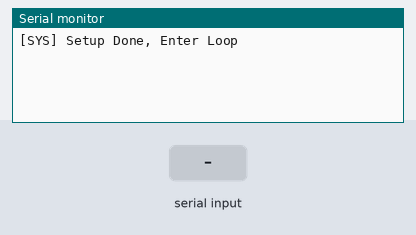
This sketch was run on a simulated Arduino Uno, built with avr-gcc and run on an emulated ATmega328P. Parts: the last lines printed to the serial monitor. Inputs (shaded band) come from the test bench.

Above: at 1.2 s.
1.3 s: "1" received over Serial
At 3.8 s:
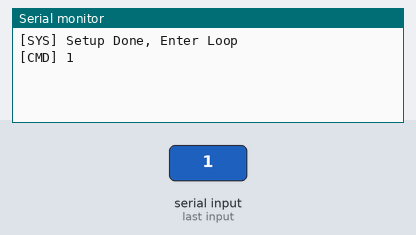
4.3 s: "0" received over Serial
5.8 s: "2" received over Serial
At 7.9 s:
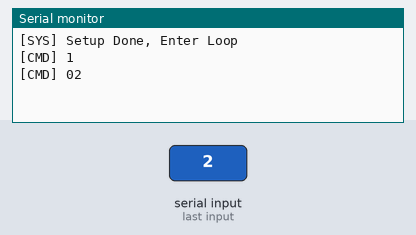

Measured:
- after the input at 1.3 s, the serial monitor: prints a new line after 1.7 s (image 1)
- after the input at 5.8 s, the serial monitor: prints a new line after 1.0 s (image 2)

The sketch:

TestCode_getString.ino
```cpp
// (licence header left out)
String getCommand(void)  // 把UART的資料讀出成String回傳
{
  String _buffer;
  while (Serial.available())
  {
    // Serial.readString() 可以逐一把Serial得到的指令字元逐一回傳成String
    _buffer += Serial.readString();
  }
  return _buffer;
}


void setup() {
  Serial.begin(115200);
  while(!Serial) ;
  Serial.println("[SYS] Setup Done, Enter Loop");
}


void loop() {
  String _CMD = getCommand();
  if (_CMD.length() > 0)
  {
    Serial.println("[CMD] " + _CMD);
  }
  delay(1000);
}
```
